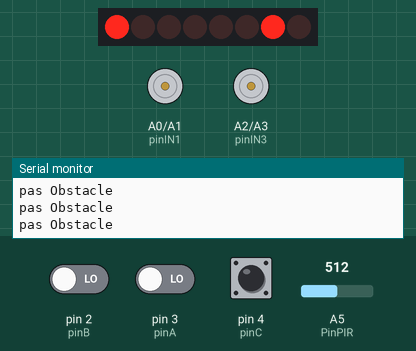
Recording of a sketch running on a simulated Arduino Uno, built with avr-gcc and run on an emulated ATmega328P. On the bench: 8 shift-register outputs drawn as a row of LEDs (first output left, lit = HIGH), motor-driver pin pairs drawn as motors (green arrow = first pin HIGH = forward, orange = second pin HIGH = backward, longer = more drive, scaled by the enable pin), the last lines printed to the serial monitor. Wiring (inferred from the names in the program): shift register (74HC595): data pin 13; shift clock pin 12; latch pin 10. Wiring (inferred from the signals the program sends): row of LEDs: on Q0, Q1, Q2, Q3, Q4, Q5, Q6, Q7. Inputs (shaded band) come from the test bench; at power-on: pin 4 (pinC) LOW, A5 (PinPIR) = 512, pin 2 (pinB) LOW, pin 3 (pinA) LOW.

Above: at 1.2 s.
1.3 s: pin 4 (pinC) driven HIGH
At 1.34 s:
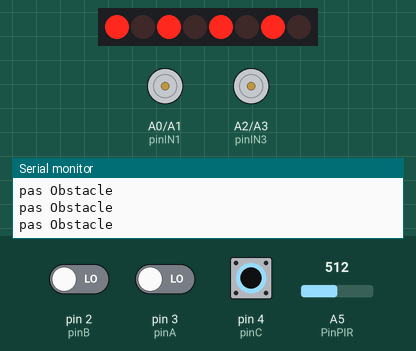
2.8 s: A5 (PinPIR) set to 111
5.8 s: A5 (PinPIR) set to 94
7.3 s: pin 4 (pinC) pulsed LOW 2 times (0.12 s each, 0.3 s apart)
At 9.0 s:
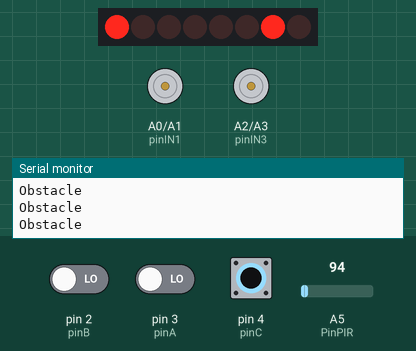
9.4 s: pin 4 (pinC) pulsed LOW 5 times (0.12 s each, 0.3 s apart)
At 9.73 s:
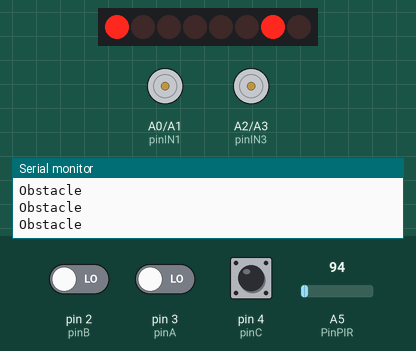
Timing chart, 0 to 12.4 s (numbered marks = the images above; inputs shaded):
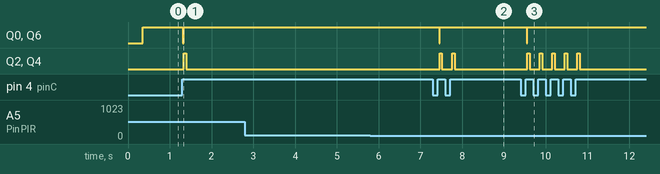

The sketch:

encodeurLcdPwm.ino
```cpp
#define PIN_SCE   10  // LCD CS  .... Pin 3
#define PIN_RESET 8  // LCD RST .... Pin 1
#define PIN_DC    7  // LCD Dat/Com. Pin 5
#define PIN_SDIN  13  // LCD SPIDat . Pin 6
#define PIN_SCLK  12  // LCD SPIClk . Pin 4
// LCD Gnd .... Pin 2
// LCD Vcc .... Pin 8
// LCD Vlcd ... Pin 7
#define MENU_0 0
#define MENU_1 1
#define MENU_2 2
#define MENU_3 3
#define MENU_4 4
#define MENU_5 5
#define MENU_6 6
#define MENU_7 7
#define MENU_8 8
#define MENU_9 9
#define LCD_C     LOW
#define LCD_D     HIGH
#define LCD_X     84
#define LCD_Y     48
#define LCD_CMD   0

int a = 0;
int pinA = 3; // Connected to CLK intteruption 0
int pinB = 2; // Connected to DT interruption 1
int pinC = 4;
int pinPwm1 = 5;
int pinPwm2 = 6;
int pinIN1 = A0;
int pinIN2 = A1;
int pinIN3 = A2;
int pinIN4 = A3;
int PinPIR = A5;               // choose the input pin (for PIR sensor)
int valPIR = 0;                    // variable for reading the pin status
boolean obstacle = false;
int encoderPosCount = 0;
const int encoderPosMax = 10;
int etatMenu = 0;
int sens;
int etatPinCAnterieur = 0;
int etatPinC = LOW;
volatile unsigned long last_micros;
long debouncing_time = 100;
int vitesse = 0;
bool avance = false;
bool recule = false;

static const byte ASCII[][5] =
{
  {0x00, 0x00, 0x00, 0x00, 0x00} // 20
  , {0x00, 0x00, 0x5f, 0x00, 0x00} // 21 !
  , {0x00, 0x07, 0x00, 0x07, 0x00} // 22 "
  , {0x14, 0x7f, 0x14, 0x7f, 0x14} // 23 #
  , {0x24, 0x2a, 0x7f, 0x2a, 0x12} // 24 $
  , {0x23, 0x13, 0x08, 0x64, 0x62} // 25 %
  , {0x36, 0x49, 0x55, 0x22, 0x50} // 26 &
  , {0x00, 0x05, 0x03, 0x00, 0x00} // 27 '
  , {0x00, 0x1c, 0x22, 0x41, 0x00} // 28 (
  , {0x00, 0x41, 0x22, 0x1c, 0x00} // 29 )
  , {0x14, 0x08, 0x3e, 0x08, 0x14} // 2a *
  , {0x08, 0x08, 0x3e, 0x08, 0x08} // 2b +
  , {0x00, 0x50, 0x30, 0x00, 0x00} // 2c ,
  , {0x08, 0x08, 0x08, 0x08, 0x08} // 2d -
  , {0x00, 0x60, 0x60, 0x00, 0x00} // 2e .
  , {0x20, 0x10, 0x08, 0x04, 0x02} // 2f /
  , {0x3e, 0x51, 0x49, 0x45, 0x3e} // 30 0
  , {0x00, 0x42, 0x7f, 0x40, 0x00} // 31 1
  , {0x42, 0x61, 0x51, 0x49, 0x46} // 32 2
  , {0x21, 0x41, 0x45, 0x4b, 0x31} // 33 3
  , {0x18, 0x14, 0x12, 0x7f, 0x10} // 34 4
  , {0x27, 0x45, 0x45, 0x45, 0x39} // 35 5
  , {0x3c, 0x4a, 0x49, 0x49, 0x30} // 36 6
  , {0x01, 0x71, 0x09, 0x05, 0x03} // 37 7
  , {0x36, 0x49, 0x49, 0x49, 0x36} // 38 8
  , {0x06, 0x49, 0x49, 0x29, 0x1e} // 39 9
  , {0x00, 0x36, 0x36, 0x00, 0x00} // 3a :
  , {0x00, 0x56, 0x36, 0x00, 0x00} // 3b ;
  , {0x08, 0x14, 0x22, 0x41, 0x00} // 3c <
  , {0x14, 0x14, 0x14, 0x14, 0x14} // 3d =
  , {0x00, 0x41, 0x22, 0x14, 0x08} // 3e >
  , {0x02, 0x01, 0x51, 0x09, 0x06} // 3f ?
  , {0x32, 0x49, 0x79, 0x41, 0x3e} // 40 @
  , {0x7e, 0x11, 0x11, 0x11, 0x7e} // 41 A
  , {0x7f, 0x49, 0x49, 0x49, 0x36} // 42 B
  , {0x3e, 0x41, 0x41, 0x41, 0x22} // 43 C
  , {0x7f, 0x41, 0x41, 0x22, 0x1c} // 44 D
  , {0x7f, 0x49, 0x49, 0x49, 0x41} // 45 E
  , {0x7f, 0x09, 0x09, 0x09, 0x01} // 46 F
  , {0x3e, 0x41, 0x49, 0x49, 0x7a} // 47 G
  , {0x7f, 0x08, 0x08, 0x08, 0x7f} // 48 H
  , {0x00, 0x41, 0x7f, 0x41, 0x00} // 49 I
  , {0x20, 0x40, 0x41, 0x3f, 0x01} // 4a J
  , {0x7f, 0x08, 0x14, 0x22, 0x41} // 4b K
  , {0x7f, 0x40, 0x40, 0x40, 0x40} // 4c L
  , {0x7f, 0x02, 0x0c, 0x02, 0x7f} // 4d M
  , {0x7f, 0x04, 0x08, 0x10, 0x7f} // 4e N
  , {0x3e, 0x41, 0x41, 0x41, 0x3e} // 4f O
  , {0x7f, 0x09, 0x09, 0x09, 0x06} // 50 P
  , {0x3e, 0x41, 0x51, 0x21, 0x5e} // 51 Q
  , {0x7f, 0x09, 0x19, 0x29, 0x46} // 52 R
  , {0x46, 0x49, 0x49, 0x49, 0x31} // 53 S
  , {0x01, 0x01, 0x7f, 0x01, 0x01} // 54 T
  , {0x3f, 0x40, 0x40, 0x40, 0x3f} // 55 U
  , {0x1f, 0x20, 0x40, 0x20, 0x1f} // 56 V
  , {0x3f, 0x40, 0x38, 0x40, 0x3f} // 57 W
  , {0x63, 0x14, 0x08, 0x14, 0x63} // 58 X
  , {0x07, 0x08, 0x70, 0x08, 0x07} // 59 Y
  , {0x61, 0x51, 0x49, 0x45, 0x43} // 5a Z
  , {0x00, 0x7f, 0x41, 0x41, 0x00} // 5b [
  , {0x02, 0x04, 0x08, 0x10, 0x20} // 5c ¥
  , {0x00, 0x41, 0x41, 0x7f, 0x00} // 5d ]
  , {0x04, 0x02, 0x01, 0x02, 0x04} // 5e ^
  , {0x40, 0x40, 0x40, 0x40, 0x40} // 5f _
  , {0x00, 0x01, 0x02, 0x04, 0x00} // 60 `
  , {0x20, 0x54, 0x54, 0x54, 0x78} // 61 a
  , {0x7f, 0x48, 0x44, 0x44, 0x38} // 62 b
  , {0x38, 0x44, 0x44, 0x44, 0x20} // 63 c
  , {0x38, 0x44, 0x44, 0x48, 0x7f} // 64 d
  , {0x38, 0x54, 0x54, 0x54, 0x18} // 65 e
  , {0x08, 0x7e, 0x09, 0x01, 0x02} // 66 f
  , {0x0c, 0x52, 0x52, 0x52, 0x3e} // 67 g
  , {0x7f, 0x08, 0x04, 0x04, 0x78} // 68 h
  , {0x00, 0x44, 0x7d, 0x40, 0x00} // 69 i
  , {0x20, 0x40, 0x44, 0x3d, 0x00} // 6a j
  , {0x7f, 0x10, 0x28, 0x44, 0x00} // 6b k
  , {0x00, 0x41, 0x7f, 0x40, 0x00} // 6c l
  , {0x7c, 0x04, 0x18, 0x04, 0x78} // 6d m
  , {0x7c, 0x08, 0x04, 0x04, 0x78} // 6e n
  , {0x38, 0x44, 0x44, 0x44, 0x38} // 6f o
  , {0x7c, 0x14, 0x14, 0x14, 0x08} // 70 p
  , {0x08, 0x14, 0x14, 0x18, 0x7c} // 71 q
  , {0x7c, 0x08, 0x04, 0x04, 0x08} // 72 r
  , {0x48, 0x54, 0x54, 0x54, 0x20} // 73 s
  , {0x04, 0x3f, 0x44, 0x40, 0x20} // 74 t
  , {0x3c, 0x40, 0x40, 0x20, 0x7c} // 75 u
  , {0x1c, 0x20, 0x40, 0x20, 0x1c} // 76 v
  , {0x3c, 0x40, 0x30, 0x40, 0x3c} // 77 w
  , {0x44, 0x28, 0x10, 0x28, 0x44} // 78 x
  , {0x0c, 0x50, 0x50, 0x50, 0x3c} // 79 y
  , {0x44, 0x64, 0x54, 0x4c, 0x44} // 7a z
  , {0x00, 0x08, 0x36, 0x41, 0x00} // 7b {
  , {0x00, 0x00, 0x7f, 0x00, 0x00} // 7c |
  , {0x00, 0x41, 0x36, 0x08, 0x00} // 7d }
  , {0x10, 0x08, 0x08, 0x10, 0x08} // 7e ←
  , {0x00, 0x06, 0x09, 0x09, 0x06} // 7f →
};


void LcdCharacter(char character)
{
  LcdWrite(LCD_D, 0x00);
  for (int index = 0; index < 5; index++)
  {
    LcdWrite(LCD_D, ASCII[character - 0x20][index]);
  }
  LcdWrite(LCD_D, 0x00);
}

void LcdClear(void)
{
  for (int index = 0; index < LCD_X * LCD_Y / 8; index++)
  {
    LcdWrite(LCD_D, 0x00);
  }
}

void LcdInitialise(void)
{
  pinMode(PIN_SCE,   OUTPUT);
  pinMode(PIN_RESET, OUTPUT);
  pinMode(PIN_DC,    OUTPUT);
  pinMode(PIN_SDIN,  OUTPUT);
  pinMode(PIN_SCLK,  OUTPUT);
  digitalWrite(PIN_RESET, LOW);
  digitalWrite(PIN_RESET, HIGH);
  pinMode (pinA, INPUT);
  pinMode (pinB, INPUT);
  pinMode (pinPwm1, OUTPUT);
  pinMode (pinIN1, OUTPUT);
  pinMode (pinIN2, OUTPUT);
  pinMode (pinPwm2, OUTPUT);
  pinMode (pinIN3, OUTPUT);
  pinMode (pinIN4, OUTPUT);
  Serial.begin (9600);

  LcdWrite( LCD_CMD, 0x21 );  // LCD Extended Commands.
  LcdWrite( LCD_CMD, 0xBf );  // Set LCD Vop (Contrast). //B1
  LcdWrite( LCD_CMD, 0x04 );  // Set Temp coefficent. //0x04
  LcdWrite( LCD_CMD, 0x14 );  // LCD bias mode 1:48. //0x13
  LcdWrite( LCD_CMD, 0x0C );  // LCD in normal mode. 0x0d for inverse
  LcdWrite(LCD_C, 0x20);
  LcdWrite(LCD_C, 0x0C);
}

void LcdString(char *characters)
{
  while (*characters)
  {
    LcdCharacter(*characters++);
  }
}

void LcdWrite(byte dc, byte data)
{
  digitalWrite(PIN_DC, dc);
  digitalWrite(PIN_SCE, LOW);
  shiftOut(PIN_SDIN, PIN_SCLK, MSBFIRST, data);
  digitalWrite(PIN_SCE, HIGH);
}

// gotoXY routine to position cursor
// x - range: 0 to 84
// y - range: 0 to 5

void gotoXY(int x, int y)
{
  LcdWrite( 0, 0x80 | x);  // Column.
  LcdWrite( 0, 0x40 | y);  // Row.
}

void lireEtatEncodeur() {
  etatPinC = digitalRead(pinC);
  if (etatPinC != etatPinCAnterieur) {
    if (etatPinC == HIGH) {
      //Serial.print("appui detecter \n");

      etatMenu = encoderPosCount;

      afficheMenu();
      if ((avance == true) && (recule == false)) {
        avancer();
         Serial.println("jesuiavance");
      } else if ((recule == true) && (avance == false)) {
        reculer();
         Serial.println("jesuirecule");
      }

    }
  }

  etatPinCAnterieur = etatPinC;
}

void sensHoraire() {
  if (encoderPosCount < 5)
  {
    encoderPosCount++;
  } else {
    encoderPosCount = 0;
  }
}

void sensAntiHoraire() {
  if (encoderPosCount > 0)
  {
    encoderPosCount--;
  } else {
    encoderPosCount = 5;
  }
}

void antiRebondHoraire() {
  if ((long)(micros() - last_micros) >= debouncing_time * 1000) {
    sensHoraire();
    last_micros = micros();
  }
}
void antiRebondAntiHoraire() {
  if ((long)(micros() - last_micros) >= debouncing_time * 1000) {
    sensAntiHoraire();
    last_micros = micros();
  }
}

void avancer() {

  analogWrite(pinPwm1, vitesse);
  digitalWrite(pinIN1,HIGH);
  digitalWrite(pinIN2,LOW);
  analogWrite(pinPwm2, vitesse);
  digitalWrite(pinIN3,HIGH);
  digitalWrite(pinIN4,LOW);
  delay(1);
}

void reculer() {

    analogWrite(pinPwm1, vitesse);
  digitalWrite(pinIN1,LOW);
  digitalWrite(pinIN2,HIGH);
  analogWrite(pinPwm2, vitesse);
  digitalWrite(pinIN3,LOW);
  digitalWrite(pinIN4,HIGH);

  delay(1);
}
void arret(){
      analogWrite(pinPwm1, 0);
  digitalWrite(pinIN1,LOW);
  digitalWrite(pinIN2,HIGH);
  analogWrite(pinPwm2, 0);
  digitalWrite(pinIN3,LOW);
  digitalWrite(pinIN4,HIGH);
}

boolean detecteObstacle(){
  valPIR = analogRead(PinPIR);  // read input value
    if(valPIR <= 100){
       obstacle = true;
        vitesse =0;
        Serial.println("Obstacle");
      }else{
        obstacle = false;
         Serial.println("pas Obstacle");
      }
}

void afficheMenu() {

  switch (etatMenu) {
    case MENU_0 :
      LcdString("vitesse 0%");
      vitesse = 0;
      break;
    case MENU_1 :
      LcdString("vitesse 25%");
      vitesse = 64;
      break;
    case MENU_2 :
      LcdString("vitesse 50%");
      vitesse = 127;
      break;
    case MENU_3 :
      LcdString("vitesse 100%");
      vitesse = 255;
      break;

    case MENU_4 :
      LcdString("avancer");
      recule = false;
      avance = true;

      break;

    case MENU_5 :
      LcdString("reculer");
      avance = false;
      recule = true;

      break;
    default:
      LcdString("ERREUR");
      break;
  }

}

void setup(void)
{
  pinMode (pinA, INPUT);
  pinMode (pinB, INPUT);
  pinMode (pinC, INPUT);
 pinMode(PinPIR, INPUT);
  attachInterrupt(0, antiRebondHoraire, CHANGE); // (param1 = numero de l'interruption 0 ou 1, para2 = fonction appeler, para 3= type de changement d'etat ici juste un changement d'etat
  attachInterrupt(1, antiRebondAntiHoraire, CHANGE);
  Serial.begin (9600);
  LcdInitialise();
  LcdClear();

}

void loop(void)
{
  int a, b;
  for (a = 0; a <= 5 ; a++) {
    gotoXY(1, 0);
    b = encoderPosCount + 48;
    LcdCharacter(b);
    gotoXY(1, 1);
    detecteObstacle() ;
    lireEtatEncodeur();
    if(obstacle == true){
    arret();}
    delay(10);
  }
}
```

Measured:
- after the input at 1.3 s, Q0, Q6: HIGH → LOW at once, → HIGH 0.03 s later; Q2, Q4: LOW → HIGH at once, → LOW 0.06 s later
- after the input at 7.3 s, Q0, Q6: HIGH → LOW after 0.15 s, → HIGH 0.01 s later; Q2, Q4: alternates HIGH for 0.06 s and LOW for 0.25 s, 4 changes in all, then stays LOW, starting after 0.16 s
- after the input at 9.4 s, Q0, Q6: HIGH → LOW after 0.15 s, → HIGH 0.01 s later; Q2, Q4: alternates HIGH for 0.06 s and LOW for 0.24 s, 10 changes in all, then stays LOW, starting after 0.16 s
